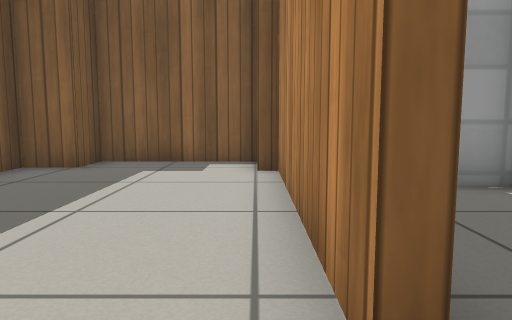
View 1 (above)

24 first-person views from a walk through a world built for the Gazebo simulator. The camera is 0.5 m above the floor, tilts 6° down and sees 70° across. Floor lines are 1 m apart. The floor is counted in squares, 0.5 m on a side. Each view is taken from the middle of a square. On the plan, view 1 faces up. The plan holds only what a view shows up to about 13 squares ahead; the rest is blank. Gazebo's built-in surfaces are drawn with simple patterns. Surface patterns are stand-ins for the level's own textures.

View 2
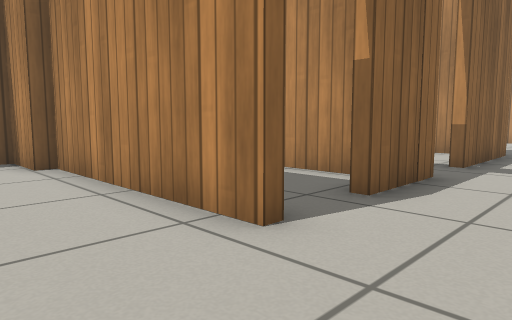

View 3
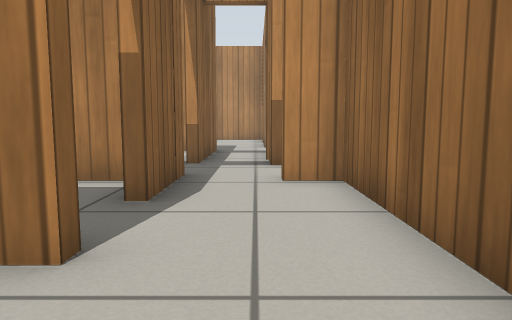

View 4
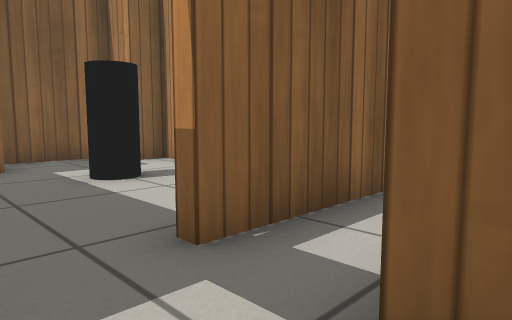

View 5
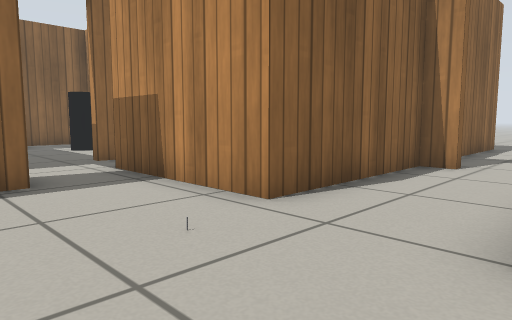

View 6
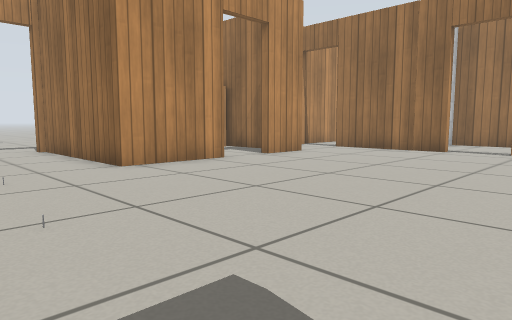

View 7
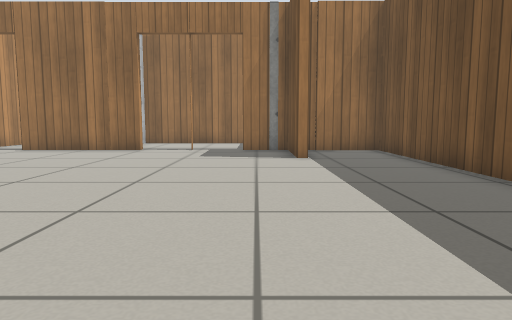

View 8
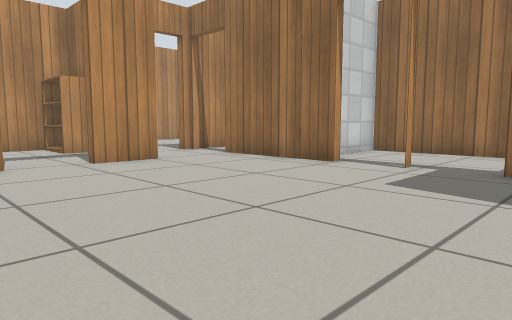

View 9
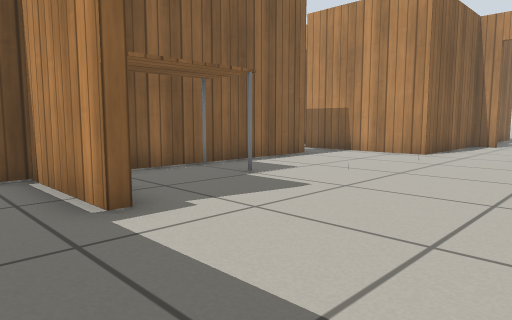

View 10
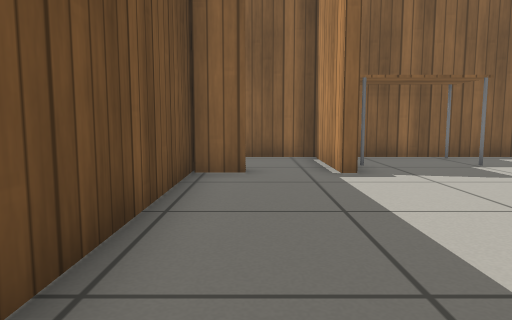

View 11
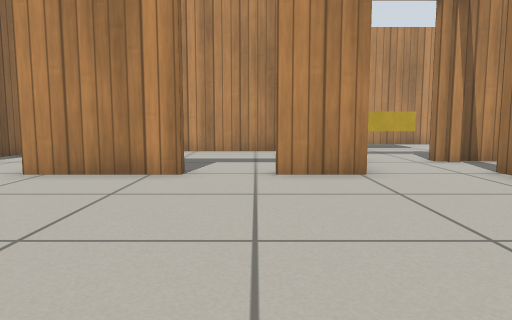

View 12
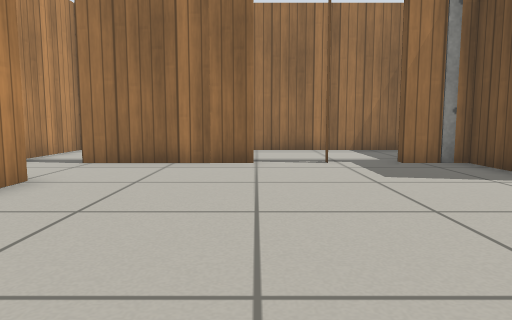

View 13
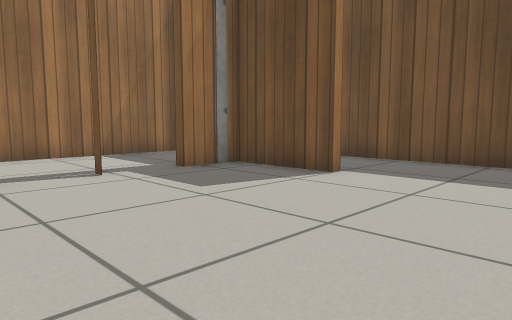

View 14
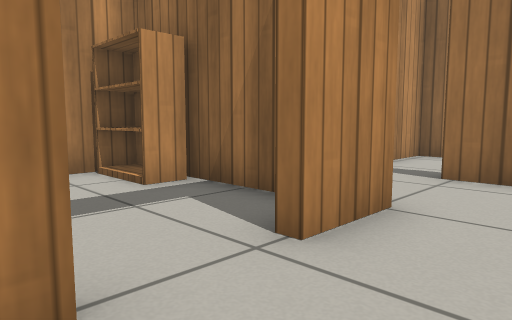

View 15
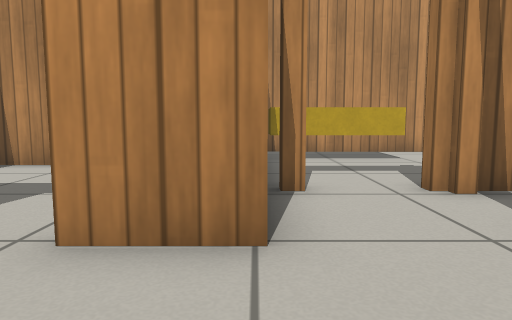

View 16
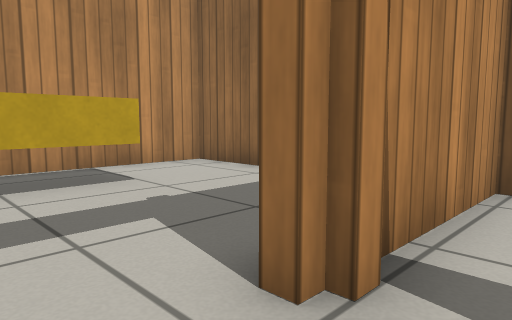

View 17
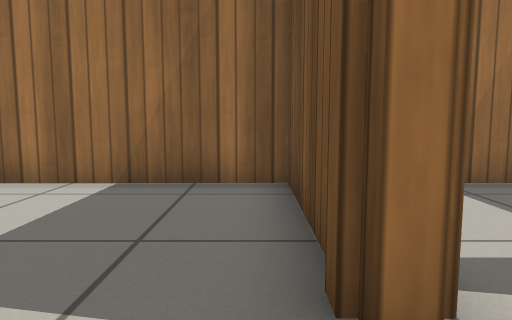

View 18
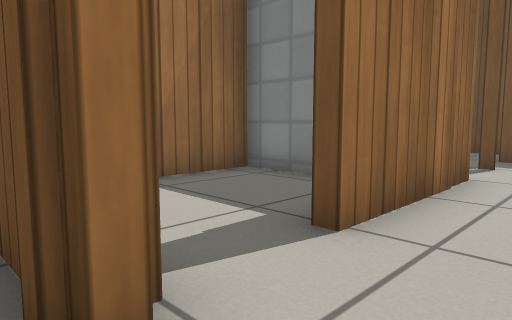

View 19
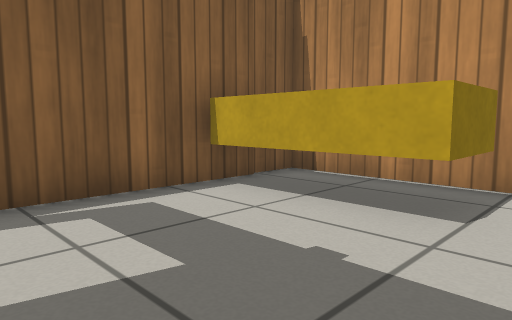

View 20
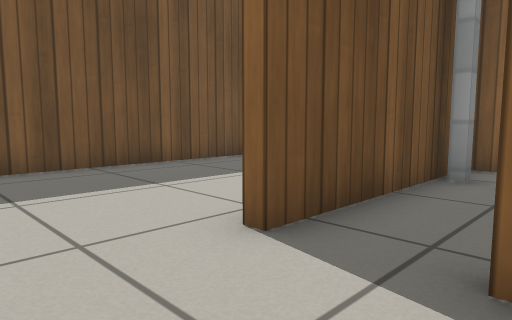

View 21
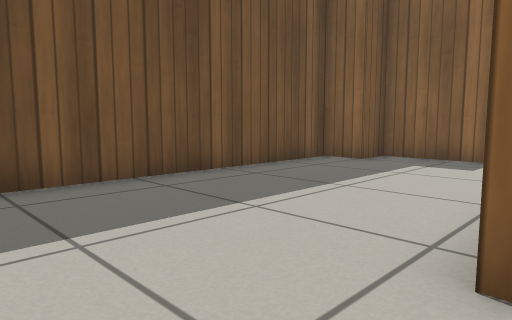

View 22
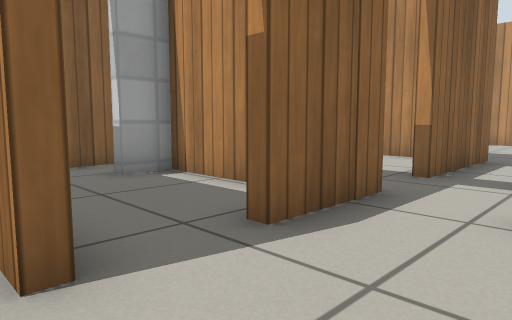

View 23
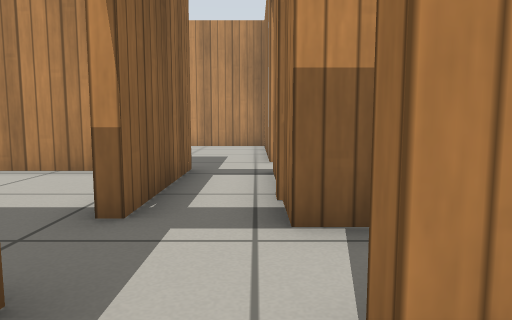

View 24
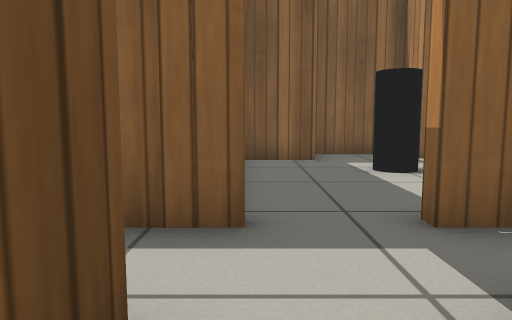

### Floor plan
Ten units are one square. View 1 is at (0, 0); x grows to the right and y downward. Boxes are objects, and circles mark ways between rooms. Rooms are numbered by the first view taken in them; rooms with no view inside come last. Other rooms are left out.
<svg viewBox="-68 -96 224 310">
<path fill="none" stroke="#000" d="M5 -14 5 -74 0 -74 0 -91 -39 -91 -39 -79 -51 -79 -51 0M0 15 41 15 41 4M50 -14 25 -14M8 -14 5 -14M58 106 58 76 114 76M-33 50 -33 19M-31 140 -31 168 -15 168M58 141 58 124M-51 45 -51 49 -62 49M20 168 63 168M45 18 -54 18M-63 45 -63 168 -37 168M82 147 82 142M113 57 113 49 64 49 64 5 76 5M44 4 44 12M85 165 85 209 150 209 151 141 98 141M66 -74 46 -74M104 -23 104 -53M104 -79 94 -79 94 -91 68 -91M74 138 114 138 113 80M-41 175 -41 185M-40 209 31 209 31 187M34 190 34 209 56 209M82 209 82 171M41 -21 41 -56 31 -56M8 -64 8 -14M91 5 103 5M108 -14 67 -14"/>
<rect x="-25" y="25" width="30" height="10" fill="#bbb"><title>table</title></rect>
<rect x="15" y="45" width="10" height="10" fill="#bbb"><title>other object</title></rect>
<rect x="45" y="45" width="10" height="10" fill="#bbb"><title>other object</title></rect>
<rect x="125" y="145" width="20" height="40" fill="#bbb"><title>yellow box</title></rect>
<rect x="75" y="-65" width="10" height="20" fill="#bbb"><title>black cylinder</title></rect>
<rect x="95" y="125" width="20" height="10" fill="#bbb"><title>bookshelf</title></rect>
<circle cx="15" cy="-15" r="3" fill="#2a7"/>
<circle cx="78" cy="162" r="3" fill="#2a7"/>
<circle cx="50" cy="-12" r="3" fill="#2a7"/>
<circle cx="80" cy="-5" r="3" fill="#2a7"/>
<circle cx="60" cy="115" r="3" fill="#2a7"/>
<circle cx="5" cy="170" r="3" fill="#2a7"/>
<text x="-20" y="-30">1</text>
<text x="10" y="90">2</text>
<text x="110" y="170">3</text>
<text x="80" y="-50">4</text>
<text x="90" y="110">5</text>
<text x="-10" y="190">6</text>
<text x="50" y="190">7</text>
<text x="30" y="-40">8</text>
<text x="90" y="0">9</text>
</svg>
Room 1 opens to room 8. Room 2 opens to room 3. Room 2 opens to room 4. Room 2 opens to room 5. Room 2 opens to room 6.

Where each view was taken, in squares from view 1:
view 1: 0 up, 0 right, facing up
view 2: 1 down, 2 left, facing up-right
view 3: 0 up, 2 left, facing right
view 4: 1 down, 5 right, facing up-right
view 5: 8 down, 3 right, facing up-right
view 6: 4 down, 2 left, facing down-right
view 7: 4 down, 2 left, facing down
view 8: 9 down, 3 left, facing down-right
view 9: 9 down, 5 left, facing up-right
view 10: 12 down, 5 left, facing up
view 11: 12 down, 1 left, facing right
view 12: 8 down, 2 right, facing down
view 13: 10 down, 3 right, facing down-left
view 14: 10 down, 4 right, facing down-right
view 15: 14 down, 3 right, facing right
view 16: 15 down, 7 right, facing down-right
view 17: 15 down, 9 right, facing down
view 18: 15 down, 9 right, facing down-left
view 19: 19 down, 9 right, facing up-right
view 20: 1 down, 3 right, facing up-left
view 21: 1 down, 1 right, facing up-left
view 22: 1 down, 0 right, facing up-right
view 23: 0 up, 3 right, facing right
view 24: 2 down, 5 right, facing up
